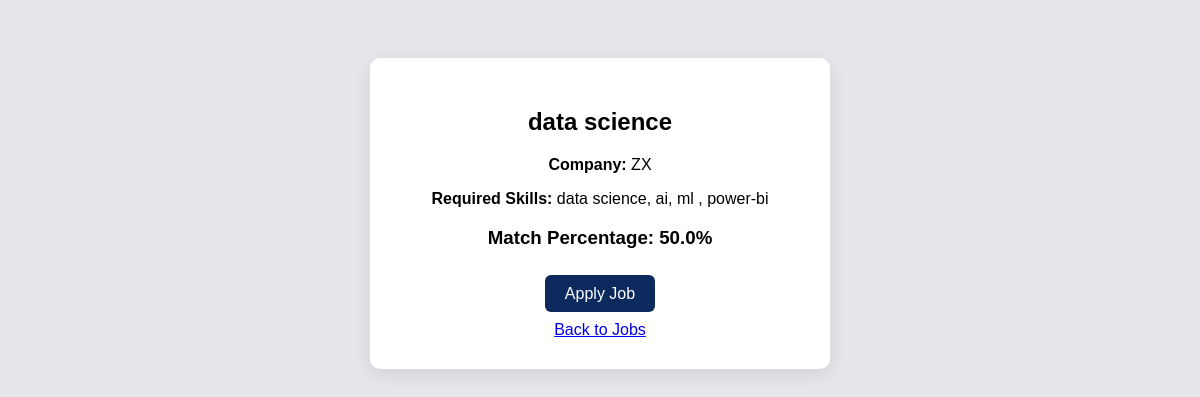
Screenshot of /check-match/10/ (signed in) with the database file from the repository.
### accounts/models.py (models this page shows, shortened)
class Job(models.Model):
    hr = models.ForeignKey(HR, on_delete=models.CASCADE, null=True, blank=True)
    title = models.CharField(max_length=200)
    company = models.CharField(max_length=200)
    skills = models.TextField()
    experience = models.IntegerField(default=0)
    description = models.TextField()
    posted_date = models.DateTimeField(auto_now_add=True)

### accounts/views.py (the view)
# urls.py: path('check-match/<int:job_id>/', views.check_match, name='check_match'),
def check_match(request, job_id):
    email = request.session.get("student_email")
    student = Student.objects.get(email=email)
    resume = Resume.objects.filter(student=student).last()
    if not resume:
        return redirect("create_resume")
    job = Job.objects.get(id=job_id)
    score = calculate_job_match(resume, job)
    return render(request,"job_match.html",{
        "job": job,
        "score": score
    })

### accounts/views.py (called while the page is built)
def calculate_job_match(resume, job):
    resume_skills = set((resume.skills or "").lower().split(","))
    job_skills = set((job.skills or "").lower().split(","))
    matched_skills = resume_skills.intersection(job_skills)
    if len(job_skills) > 0:
        skill_score = (len(matched_skills) / len(job_skills)) * 100
    else:
        skill_score = 0
    resume_exp = resume.experience or 0
    job_exp = job.experience or 0
    if resume_exp >= job_exp:
        exp_score = 100
    else:
        if job_exp > 0:
            exp_score = (resume_exp / job_exp) * 100
        else:
            exp_score = 0
    final_score = (skill_score * 0.5) + (exp_score * 0.5)
    return round(final_score, 2)

### accounts/templates/job_match.html (shortened to what this page needs)
<!DOCTYPE html>
<html>
<head>
</head>
<body>
<div class="box">
<h2>{{ job.title }}</h2>
<p><b>Company:</b> {{ job.company }}</p>
<p><b>Required Skills:</b> {{ job.skills }}</p>
<h3>Match Percentage: {{ score }}%</h3>
<br>
<a href="{% url 'apply_job' job.id %}" class="btn">
Apply Job
</a>
<br><br>
<a href="{% url 'student_jobs' %}">
Back to Jobs
</a>
</div>
</body>
</html>

### accounts/templates/job_match.html (style rules this page uses)
body { font-family:Arial; background:#e5e7eb; text-align:center; padding:50px; }
.box { background:white; padding:30px; border-radius:10px; width:400px; margin:auto; box-shadow:0 5px 20px rgba(0,0,0,0.1); }
.btn { background:#0d2a5e; color:white; padding:10px 20px; border:none; border-radius:6px; cursor:pointer; text-decoration:none; }

### rows the page displays
Job: title "data science", company "ZX", skills "data science, ai, ml , power-bi"

### other values shown
{{ score }} "50.0"
